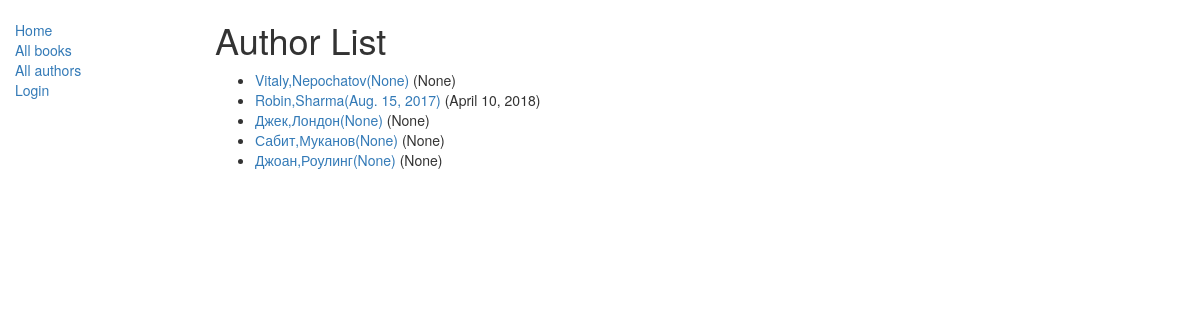
Screenshot of /catalog/authors/ with the database file from the repository.
### catalog/models.py (models this page shows, shortened)
class Author(models.Model):
    first_name = models.CharField(max_length=100)
    last_name = models.CharField(max_length=100)
    date_of_birth = models.DateField(null=True, blank=True)
    date_of_death = models.DateField('Died', null=True, blank=True)
    class Meta:
        ordering = ["last_name","first_name"]
    def get_absolute_url(self):
        return reverse('author-detail', args=[str(self.id)])

### catalog/views.py (the view)
# urls.py: path('authors/', views.AuthorListView.as_view(), name='authors'),
class AuthorListView(generic.ListView):
    model = Author

### catalog/templates/catalog/author_list.html
{% extends "base_generic.html" %}
{% block content %}
    <h1>Author List</h1>
    {% if author_list %}
    <ul>
      {% for author in author_list %}
      <li>
        <a href="{{ author.get_absolute_url }}">{{author.first_name}},{{author.last_name}}({{author.date_of_birth}})</a> ({{author.date_of_death}})
      </li>
      {% endfor %}
    </ul>
    {% else %}
      <p>There are no authors in the library.</p>
    {% endif %}
{% endblock %}

### rows the page displays
Author: first_name "Vitaly", last_name "Nepochatov", date_of_birth "None", date_of_death "None"
Author: first_name "Robin", last_name "Sharma", date_of_birth "Aug. 15, 2017", date_of_death "April 10, 2018"
Author: first_name "Джек", last_name "Лондон", date_of_birth "None", date_of_death "None"
Author: first_name "Сабит", last_name "Муканов", date_of_birth "None", date_of_death "None"
Author: first_name "Джоан", last_name "Роулинг", date_of_birth "None", date_of_death "None"
